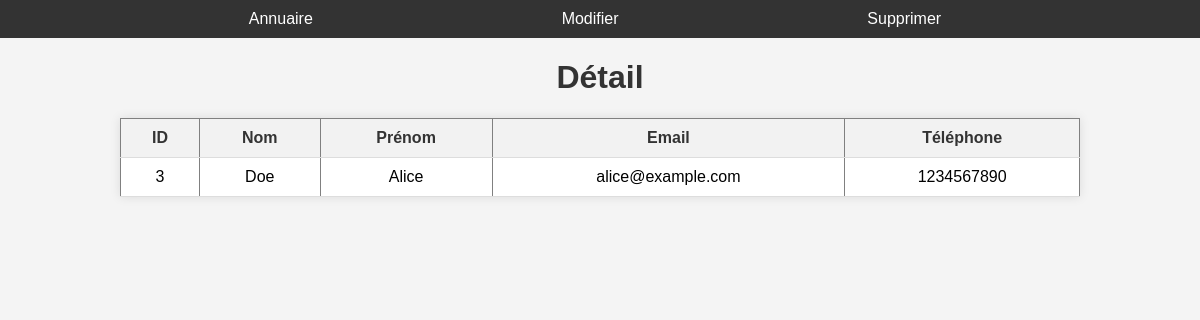
Page /contact_details/3 on the earlier database version.
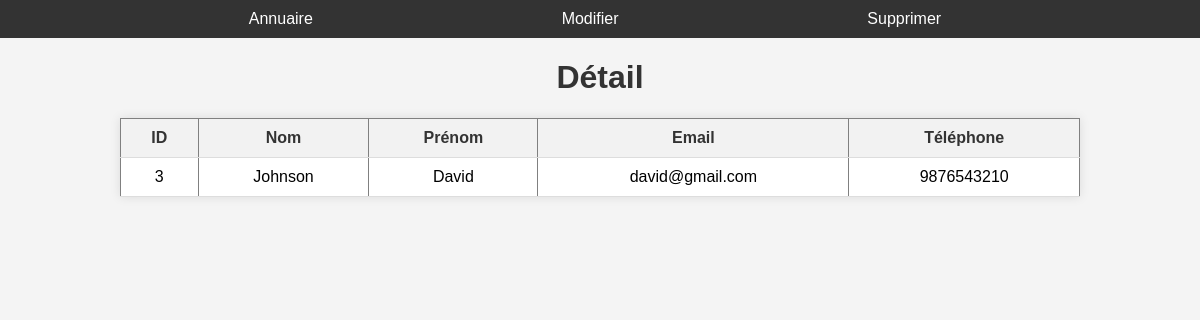
Same page on the later database version.
### tables this page shows
CREATE TABLE contacts (
            id INTEGER PRIMARY KEY AUTOINCREMENT,
            nom TEXT,
            prenom TEXT,
            email TEXT,
            telephone TEXT
        );

### app.py (the view)
@app.route('/contact_details/<int:contact_id>', methods=['GET'])
def contact_details(contact_id):
    conn = connect_to_database()
    cursor = conn.cursor()
    cursor.execute('SELECT * FROM contacts WHERE id =?', (contact_id,)) # Récupération du détail de contact
    detail = cursor.fetchone()
    conn.close()
    return render_template('detail.html', detail=[detail]) # Rédirection vers la page details

### app.py (called while the page is built)
def connect_to_database(): # connexion à la base de données
    conn = sqlite3.connect('../Projet_Python/carnet_adresses.db')
    cursor = conn.cursor() # Création d'un objet cursor pour exécuter des requêtes SQL
    cursor.execute('''
        CREATE TABLE IF NOT EXISTS contacts (
            id INTEGER PRIMARY KEY AUTOINCREMENT,
            nom TEXT,
            prenom TEXT,
            email TEXT,
            telephone TEXT
        )
    ''') # Création d'une table "contacts" si elle n'existe pas
    conn.commit() # Enregistrement des modifications
    return conn # Retourne l'objet de connexion à la base de données

### templates/detail.html (shortened to what this page needs)
<!DOCTYPE html>
<html>
  <head>
    <link
      rel="stylesheet"
      href="{{ url_for('static', filename='detail.css') }}"
    />
  </head>
  {% for detail in detail %}
  <body>
    <nav>
      <ul class="menu">
        <li><a href="/">Annuaire</a></li>
        <li>
          <a href="{{ url_for('modifier_contact', contact_id=detail[0]) }}"
            >Modifier</a
          >
        </li>
        <li><button onclick="confirmerSuppression()">Supprimer</button></li>
      </ul>
    </nav>
    <h1>Détail</h1>
    <table border="1">
      <thead>
        <tr>
          <th>ID</th>
          <th>Nom</th>
          <th>Prénom</th>
          <th>Email</th>
          <th>Téléphone</th>
        </tr>
      </thead>
      <tbody>
        <tr>
          <td>{{ detail[0] }}</td>
          <td>{{ detail[1] }}</td>
          <td>{{ detail[2] }}</td>
          <td>{{ detail[3] }}</td>
          <td>{{ detail[4] }}</td>
        </tr>
      </tbody>
    </table>
  </body>
  {% endfor %}
</html>

Differences in the rows shown:
changed contacts id 3: nom "Doe" → "Johnson"; prenom "Alice" → "David"; email "alice@example.com" → "david@gmail.com"; telephone "1234567890" → "9876543210"
